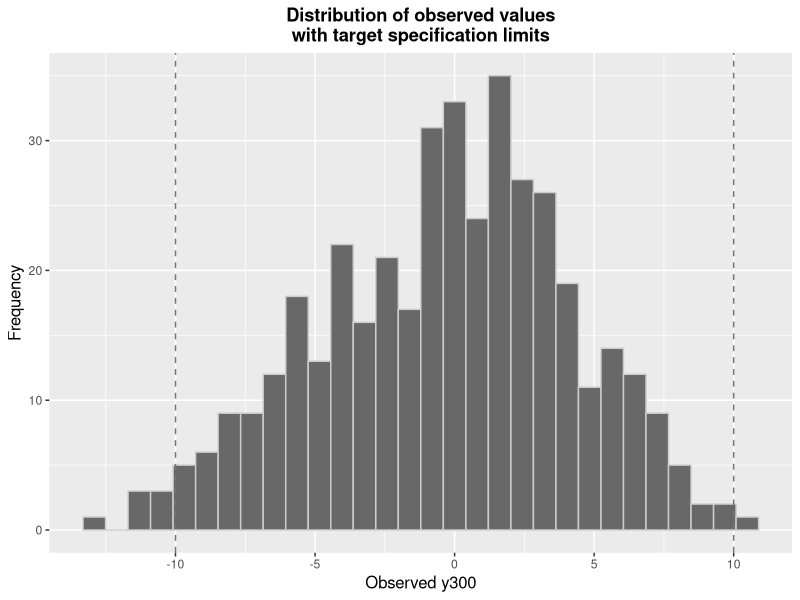

This figure's R source: (Note: this script raises an error after producing the figure.)
# STAT 435 Team 2
# Measurement Assessment (W2) - Analysis code

library(ggplot2)

baseline <- read.table("Baseline.csv", header=TRUE)
head(baseline)

# In class, we called a "good" measurement error as less than 1/3 of the total process
# error.
baseline.sd <- sd(baseline$y300); baseline.sd
# A 95% confidence interval for the standard deviation
baseline.df <- length(baseline$y300) - 1
baseline.ci.lower <- sqrt(baseline.df*baseline.sd^2/qchisq(0.975, baseline.df)); baseline.ci.lower
baseline.ci.upper <- sqrt(baseline.df*baseline.sd^2/qchisq(0.025, baseline.df)); baseline.ci.upper

# Recall, our baseline data was normal-ish, with a few values lying outside spec
ggplot(data=baseline, mapping=aes(x=y300)) +
  geom_histogram(color="#CCCCCC", fill="#686868") +
  geom_vline(xintercept=-10, color="#747474", linetype="dashed") +
  geom_vline(xintercept=10, color="#747474", linetype="dashed") +
  theme(plot.title=element_text(hjust=0.5, face="bold"), 
        axis.title=element_text(size=12)) +
  ggtitle("Distribution of observed values\nwith target specification limits") +
  xlab("Observed y300") +
  ylab("Frequency")

y300.med <- median(baseline$y300); y300.med
min.part <- baseline$partnum[which.min(baseline$y300)]; min.part; min(baseline$y300)
max.part <- baseline$partnum[which.max(baseline$y300)]; max.part; max(baseline$y300)
med.part <- baseline$partnum[baseline$y300 == y300.med][1]; med.part; y300.med


# Our first go of measuring the data, just to assess whether we need a bigger sample size
# Regardless, we'll want to measure more over multiple hours.
# We looked at the 3 parts, just taking 8 consecutive measurements of each (that's 24 in total)
measurement1 <- read.table("measurement_1.csv", header=TRUE)
tail(measurement1)

# We add our original baseline data to our sample of measurements, 
# for 9 measurements for each part
orig.samples <- baseline.data[baseline.data$partnum %in% c(min.part, max.part, med.part),]
orig.samples$minute <- orig.samples$partnum
measurement.initial <- rbind(measurement1, orig.samples)

ggplot(data=measurement.initial, mapping=aes(y=y300, group=partnum)) +
         geom_boxplot()

ggplot(data=measurement.initial, mapping=aes(y=y300, x=partnum)) + geom_point()

model <- lm(y300 ~ as.factor(partnum), data=measurement.initial)
summary(model)


### Determining desired sample size
# Our measurement standard deviation is 1.632
# We can construct a confidence interval:
meas.df <- model$df.residual
meas.sd <- summary(model)$sigma; meas.sd
meas.ci.lower <- sqrt(meas.df*meas.sd^2/qchisq(0.975, meas.df)); meas.ci.lower
meas.ci.upper <- sqrt(meas.df*meas.sd^2/qchisq(0.025, meas.df)); meas.ci.upper

proc.sd <- sqrt(baseline.sd^2 - meas.sd^2); proc.sd
proc.sd/3; proc.sd/2
# The variability in our measurement is above our 1/3 critical value of 1.515,
# but the 95% CI for the true measurement error includes regions lower than the 1/3 value, 
# and above the 1/2 value that we would assign measurement eror the dominant cause.
# We need to tighten up our CI (by increasing sample size).

# If we can get our CI to be less than the 3/4 distance between the 1/3 and 1/2 values, 
# we could at least say which side it leans towards.
target.width <- (proc.sd/2 - proc.sd/3)*3/4; target.width
for (prop.df in meas.df:200)
{
  prop.ci.width <- sqrt(prop.df*meas.sd^2/qchisq(0.025, prop.df)) - 
                   sqrt(prop.df*meas.sd^2/qchisq(0.975, prop.df))
  if (prop.ci.width < target.width) break
}
prop.df
prop.ci.width

# We get the full data
measurement2 <- read.table("measurement_2.csv", header=TRUE)
measurement.full <- rbind(measurement1, measurement2)
measurement.full$partnum <- as.factor(measurement.full$partnum)
measurement.full$period <- as.factor(c(rep(1, 24), rep(c(rep(2, 8), rep(3,8)), 3)))

# We can run an anova
tapply(measurement.full$y300, measurement.full$partnum, mean)
meas.model <- aov(y300 ~ partnum, measurement.full)
summary(meas.model)
meas.df <- meas.model$df.residual; meas.df
meas.sd <- sd(resid(meas.model)); meas.sd
meas.ci.lower <- sqrt(meas.df*meas.sd^2/qchisq(0.975, meas.df)); meas.ci.lower
meas.ci.upper <- sqrt(meas.df*meas.sd^2/qchisq(0.025, meas.df)); meas.ci.upper

plots.base <- ggplot(data=measurement.full) + 
  theme(plot.title=element_text(hjust=0.5, face="bold"), 
        axis.title=element_text(size=12))

plots.base + geom_point(mapping=aes(y=y300, x=period, color=partnum), alpha=0.6) +
  ggtitle("Measurements of baseline parts") +
  xlab("Measurement Period") + 
  scale_color_discrete(name="Part number",
                       breaks=c("5823", "1022", "6780"),
                       labels=c("5823 (max)", "1022 (median)", "6780 (min)"))

plots.base + geom_boxplot(mapping=aes(y=y300, x=period, color=partnum)) +
  ggtitle("Measurement of baseline parts") +
  xlab("Measurement Period") +
  scale_color_discrete(name="Part number",
                     breaks=c("5823", "1022", "6780"),
                     labels=c("5823 (max)", "1022 (median)", "6780 (min)"))

plots.base + geom_boxplot(mapping=aes(y=meas.model$residuals, x=period, color=partnum), alpha=0.7) +
  ggtitle("Measurement residuals around part mean") +
  xlab("Measurement Period") +
  scale_color_discrete(name="Part number",
                       breaks=c("5823", "1022", "6780"),
                       labels=c("5823 (max)", "1022 (median)", "6780 (min)"))

# The discrimination ratio
process.var <- baseline.sd^2 - meas.sd^2; process.var
process.sd <- sqrt(process.var); process.sd
process.sd/meas.sd

p2p.sd <- 2.774
process.p2p.sd <- sqrt(p2p.sd^2 - var(resid(meas.model))); process.p2p.sd

hour.model <- aov(y300 ~ partnum * period, measurement.full)
summary(hour.model)

